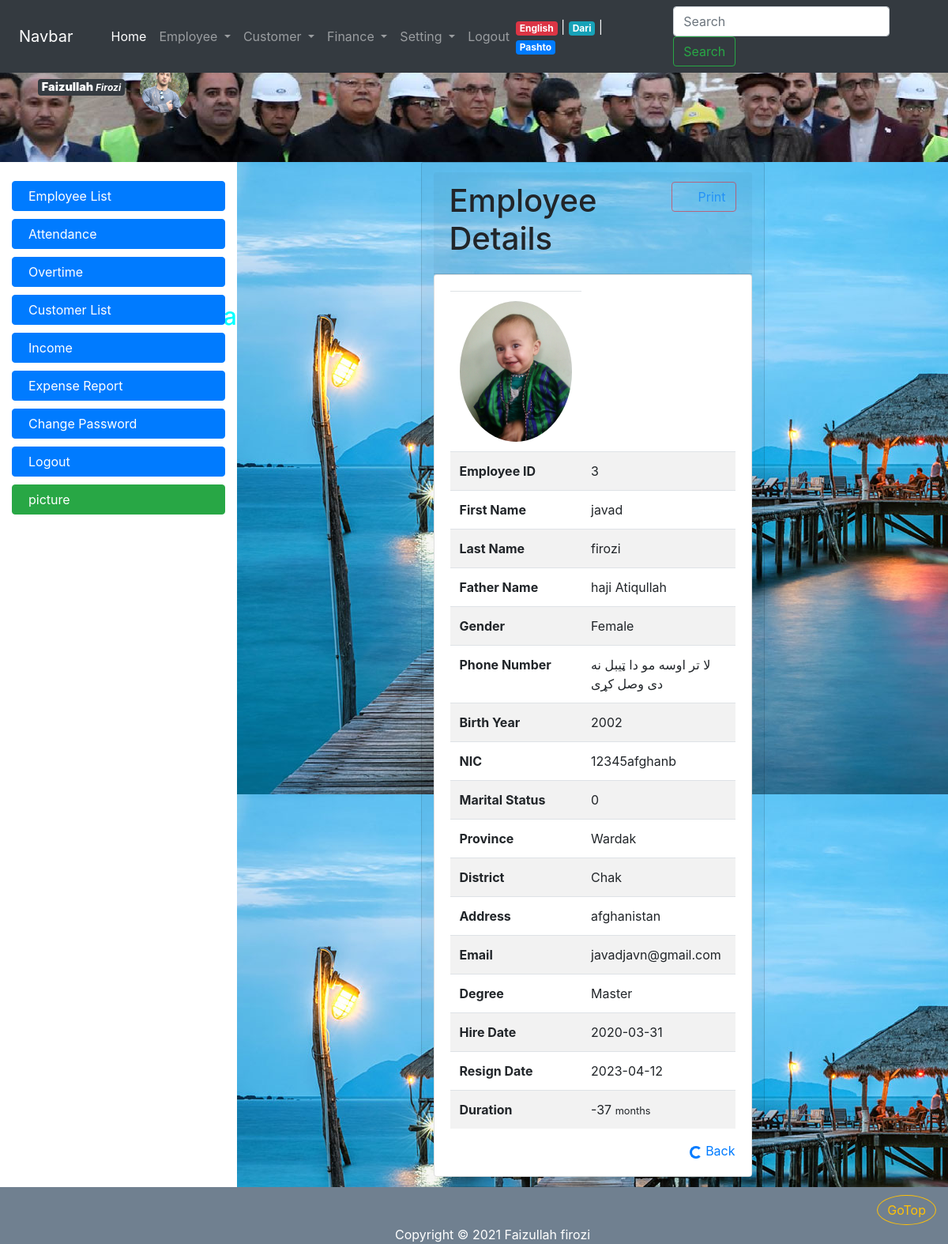
The page /employee_all_detail.php?employee_id=3 (signed in) on the database its author committed.
### tables this page shows
CREATE TABLE IF NOT EXISTS `employee` (
  `employee_id` int(11) NOT NULL AUTO_INCREMENT,
  `firstname` varchar(32) NOT NULL,
  `lastname` varchar(32) NOT NULL,
  `fathername` varchar(32) NOT NULL,
  `gender` tinyint(1) NOT NULL,
  `birth_year` int(11) NOT NULL,
  `nic` varchar(64) NOT NULL,
  `marital_status` tinyint(1) NOT NULL,
  `province_id` int(11) DEFAULT NULL,
  `district` varchar(64) NOT NULL,
  `address` varchar(255) DEFAULT NULL,
  `email` varchar(255) DEFAULT NULL,
  `degree_id` int(11) NOT NULL,
  `photo` varchar(128) DEFAULT NULL,
  `hire_date` date NOT NULL,
  `resign_date` date DEFAULT NULL,
  PRIMARY KEY (`employee_id`),
  UNIQUE KEY `nic` (`nic`),
  UNIQUE KEY `email` (`email`),
  KEY `employee_province_fk` (`province_id`),
  KEY `employee_degree_fk` (`degree_id`)
);

CREATE TABLE IF NOT EXISTS `province` (
  `province_id` int(11) NOT NULL AUTO_INCREMENT,
  `province_name` varchar(32) NOT NULL,
  PRIMARY KEY (`province_id`),
  UNIQUE KEY `province_name` (`province_name`)
);

CREATE TABLE IF NOT EXISTS `emp_degree` (
  `degree_id` int(11) NOT NULL AUTO_INCREMENT,
  `degree_name` varchar(32) NOT NULL,
  PRIMARY KEY (`degree_id`),
  UNIQUE KEY `degree_name` (`degree_name`)
);

### local/en.php (called while the page is built, shortened)
<?php
$banner_title = " Welcom To Breshna Compani Website ";
$menu_home = "Home";
$menu_employee = "Employee";
$menu_employee_list = "Employee List";
$menu_attendance = "Attendance";
$menu_overtime = "Overtime";
$menu_customer = "Customer";
$menu_finance = "Finance";
$menu_setting = "Setting";
$menu_change_password = "Change Password";
$menu_expense_report = "Expense Report";
$menu_customer_list = "Customer List";
$menu_income = "Income";
$menu_logout = "Logout";
$menu_lang_pashto = "Pashto";
$menu_lang_english = "English";
$menu_lang_dari = "Dari";
?>

### connection.php (called while the page is built, shortened)
<?php  ob_start();
			$server = "localhost";
			$username = "root";
			$password = "";
			$database = "breshna";
	$con = mysqli_connect($server, $username, $password);
	mysqli_select_db($con,$database);
	function getValue($value){
		global $con;
		return mysqli_real_escape_string($con, $value);
	}
?>

### employee_all_detail.php (the view, shortened to what this page needs)
<?php  require_once("top.php"); ?>
<?php require_once("connection.php"); ?>
    <?php
    $employee_detail = mysqli_query($con, "SELECT * , ROUND(DATEDIFF(hire_date, resign_date) / 30, 0) AS duration FROM employee INNER JOIN emp_degree ON emp_degree.degree_id = employee.degree_id  INNER JOIN province ON province.province_id = employee.province_id  WHERE employee_id=" . getValue($_GET["employee_id"]) );
    $row_employee_detail = mysqli_fetch_assoc($employee_detail);
    ?>
<div class="card card-header col-lg-6 offset-3">
    <div class="card-header">
        <?php require_once ("print.php"); ?>
        <h1> Employee  Details </h1>
        </div>
        <div class="card card-body" id="print-section">
        <table class="table table-striped table-hover ">
<tr>
<th  >Employee ID</th>
<td  ><?php echo $row_employee_detail["employee_id"]; ?></td>
</tr>
<tr>
<th  >First Name</th>
<td  ><?php echo $row_employee_detail["firstname"]; ?></td>
</tr>
<tr>
<th  >Last Name</th>
<td  ><?php echo $row_employee_detail["lastname"]; ?></td>
</tr>
<tr>
<th  >Father Name</th>
<td  ><?php echo $row_employee_detail["fathername"]; ?></td>
</tr>
<tr>
<th  >Gender</th>
<td  ><?php  if($row_employee_detail["gender"] == 0 ){echo "Male"; }else{echo "Female";};  ?></td>
</tr>
<tr>
<th  >Phone Number</th>
<td  ><?php echo "لا تر اوسه مو دا ټیبل نه دی وصل کړی" ?></td>
</tr>
<tr>
<th  >Birth Year</th>
<td  ><?php echo $row_employee_detail["birth_year"]; ?></td>
</tr>
<tr>
<th  >NIC</th>
<td  ><?php echo $row_employee_detail["nic"]; ?></td>
</tr>
<tr>
<th  >Marital Status</th>
<td  ><?php echo $row_employee_detail["marital_status"]; ?></td>
</tr>
<tr>
<th  >Province</th>
<td  ><?php echo $row_employee_detail["province_name"]; ?></td>
</tr>
<tr>
<th  >District</th>
<td  ><?php echo $row_employee_detail["district"]; ?></td>
</tr>
<tr>
<th  >Address</th>
<td  ><?php echo $row_employee_detail["address"]; ?></td>
</tr>
<tr>
<th  >Email</th>
<td  ><?php echo $row_employee_detail["email"]; ?></td>
</tr>
<tr>
<th  >Degree</th>
<td  ><?php echo $row_employee_detail["degree_name"]; ?></td>
</tr>
<tr>
<th  >Hire Date</th>
<td  ><?php echo $row_employee_detail["hire_date"]; ?></td>
</tr>
<tr>
<th  >Resign Date</th>
<td  ><?php echo $row_employee_detail["resign_date"]; ?></td>
</tr>
<tr>
<th  >Duration</th>
<td  ><?php echo $row_employee_detail["duration"]; ?> <small> months </small></td>
</tr>
            <thead>
            <tr >
<td class="text-center" ><img src="<?php echo $row_employee_detail["photo"]; ?>" class="embed-responsive rounded-circle" alt="Photo"></td>
            </tr>
            </thead>
        </table>
          <div class="">
    <a href="employee_list.php" class="float-right"> <span class="spinner-border spinner-border-sm " ></span> Back </a>
</div>
        </div>
</div>
<?php require_once("footer.php"); ?>

### top.php (shortened to what this page needs)
<?php
        if(isset($_SESSION["lang"])){
                 require_once($_SESSION["lang"]);
              }
              else {
                  require_once("local/en.php");
              }
?>
<!DOCTYPE html>
<html>
<head>
    <link rel="stylesheet" type="text/css" href="css/bootstrap.min.css">
    <link rel="stylesheet" type="text/css" href="css/bootstrap-grid.min.css">
    <link rel="stylesheet" type="text/css" href="css/bootstrap-reboot.min.css">
    <link  rel="stylesheet" type="text/css" href="cal/calendar-blue2.css"/>
    <link rel="stylesheet" type="text/css" href="css/style.css">
    <link rel="stylesheet" type="text/css" href="sliderengine/amazingslider-1.css">
</head>
<body>
    <div class="container col-lg-12 col-md-12 col-sm-12 col-xs-12">
        <div id="banner" class="row">
            <?php if(isset($_SESSION["login"])) { ?>
                <?php
                $server = "localhost";
                $username = "root";
                $password = "";
                $database = "breshna";
                $con = mysqli_connect($server, $username, $password);
                mysqli_select_db($con,$database);
                $photo = mysqli_query($con, "SELECT photo, firstname, lastname FROM employee WHERE employee_id=". $_SESSION["login"]);
                $row_photo = mysqli_fetch_assoc($photo);
                ?>
                <div class="mx-5 m-4"  >
    <span class="badge badge-dark" >
    <big ><b ><?php echo $row_photo["firstname"]; ?></b></big>
    <i ><?php echo $row_photo["lastname"]; ?></i>
</span>
                    <img class="rounded-circle col-lg-1 co-md-3 col-sm-2 col-xs-3 " src="<?php echo $row_photo["photo"]; ?>"  alt="د برښنا شرکت ویب سایټ ته ښه راغلاست">
                </div>
            <?php } ?>
            <h3 id="bannerh1" class="col-lg-8  col-md-7 col-sm-7 col-xs-12" ><marquee <?php if (isset($_SESSION["lang"]) && $_SESSION["lang"] != "local/en.php"){ echo 'direction="right"';  }; ?> > <?php echo $banner_title; ?> </marquee></h3>
    </div>
       <div id="menu" class="row fixed-top">
       <?php  if(isset($_SESSION["login"])) {  ?>
           <nav class="navbar navbar-expand-lg navbar-dark fixed-top bg-dark col-lg-12 ">
               <a  class="navbar-brand mx-4" href="#">Navbar</a>
               <div class="collapse navbar-collapse mx-3" id="navbarSupportedContent">
                   <ul class="navbar-nav mr-auto">
                       <li class="nav-item active">
                           <a class="nav-link" href="home.php"><?php echo $menu_home; ?><span class="sr-only">(current)</span></a>
                       </li>
                       <li class="nav-item dropdown">
                           <a class="nav-link dropdown-toggle" href="#" id="navbarDropdown" role="button" data-toggle="dropdown" aria-haspopup="true" aria-expanded="false">
                               <?php echo $menu_employee; ?>
                           </a>
                       </li>
                       <li class="nav-item dropdown">
                           <a class="nav-link dropdown-toggle" href="#" id="navbarDropdown" role="button" data-toggle="dropdown" aria-haspopup="true" aria-expanded="false">
                               <?php echo $menu_customer; ?>
                           </a>
                       </li>
                       <li class="nav-item dropdown">
                           <a class="nav-link dropdown-toggle" href="#" id="navbarDropdown" role="button" data-toggle="dropdown" aria-haspopup="true" aria-expanded="false">
                               <?php echo $menu_finance; ?>
                           </a>
                       </li>
                       <li class="nav-item dropdown">
                           <a class="nav-link dropdown-toggle" href="#" id="navbarDropdown" role="button" data-toggle="dropdown" aria-haspopup="true" aria-expanded="false">
                               <?php echo $menu_setting; ?>
                           </a>
                       </li>
                       <li class="nav-item">
                           <a class="nav-link" href="logout.php" ><?php echo $menu_logout; ?></a>
                       </li>
                   </ul>
                       <span class="nav-item text-light mr-5">
                           <a href="switch.php?lang=en" class="badge badge-danger"> <?php echo $menu_lang_english; ?> </a> |
                           <a href="switch.php?lang=dr" class="badge badge-info"> <?php echo $menu_lang_dari; ?> </a> |
                           <a href="switch.php?lang=ps" class="badge badge-primary"> <?php echo $menu_lang_pashto; ?> </a>
                       </span>
                   <form class="form-inline my-2 my-lg-0">
                       <input class="form-control mr-sm-2" type="search" placeholder="Search" aria-label="Search">
                       <button class="btn btn-outline-success my-1 my-sm-0" type="submit">Search</button>
                   </form>
               </div>
           </nav>
        <?php  } ?>
    </div>
    <div id="body" class="row">
        <?php if (isset($_SESSION["login"])) { ?>
        <div id="nav-bar" class="col-lg-3 col-md-3 col-sm-4 col-xs-12">
            <br>
            <a class="btn btn-primary" href="employee_list.php"><span class="glyphicon glyphicon-th-list"></span> <?php echo $menu_employee_list; ?></a>
            <a class="btn btn-primary" href="employee_attendance.php"><span class="glyphicon glyphicon-calendar"></span> <?php echo $menu_attendance; ?></a>
            <a class="btn btn-primary" href="employee_overtime.php"><span class="glyphicon glyphicon-time"></span><?php echo $menu_overtime; ?> </a>
            <a class="btn btn-primary" href="customer_list.php"><span class="glyphicon glyphicon-user"></span><?php echo $menu_customer_list; ?></a>
            <a class="btn btn-primary" href="#"><span class="glyphicon glyphicon-usd"></span><span class="glyphicon glyphicon-chevron-right"></span> <?php echo $menu_income; ?></a>
            <a class="btn btn-primary" href="#"><span class="glyphicon glyphicon-usd"></span><span class="glyphicon glyphicon-chevron-left"></span> <?php echo $menu_expense_report; ?></a>
            <a id="btn" class="btn btn-primary" href="change_password.php"><span class="glyphicon glyphicon-lock"></span> <?php echo $menu_change_password; ?> </a>
            <a id="btn" class="btn btn-primary" href="logout.php"><span class="glyphicon glyphicon-log-out"></span> <?php echo $menu_logout; ?> </a>
            <a class="btn btn-success" href="pic.php"><span class="glyphicon glyphicon-picture"></span> picture </a>
        </div>
        <?php }  ?>
        <?php if (isset($_SESSION["login"])) { ?>
        <div id="content" class="col-lg-9 col-md-9 col-sm-8 col-xs-12">
<?php } else { ?>
            <div id="content" class="col-lg-12 col-md-12 col-sm-12 col-xs-12">
                <?php  } ?>

### css/style.css (style rules this page uses)
* { margin: 0; padding: 0; }
.container { width: 100%; }
#banner { margin-top: 55px; height: 150px; background-image: url(../images/thems/Untitled.png); }
#bannerh1 { font-size: 30px; margin-top: -60px; color: aqua; }
#nav-bar { min-height: 500px; }
#nav-bar a { display: block; margin-bottom: 10px; text-align: left; padding-left: 20px; }
#content { min-height: 750px; background-image: url(../images/thems/img10.jpg); }

### rows shown on the page
employee: firstname "Faizullah", lastname "Firozi", photo (picture)
employee: employee_id "3", firstname "javad", lastname "firozi", fathername "haji Atiqullah", birth_year "2002", nic "12345afghanb", marital_status "0", province.province_name "Wardak", district "Chak", address "afghanistan", email "javadjavn@gmail.com", degree.degree_name "Master", hire_date "2020-03-31", resign_date "2023-04-12", photo (picture)

### other values the page prints
$banner_title "Welcom To Breshna Compani Website"
$menu_home "Home"
$menu_employee "Employee"
$menu_customer "Customer"
$menu_finance "Finance"
$menu_setting "Setting"
$menu_logout "Logout"
$menu_lang_english "English"
$menu_lang_dari "Dari"
$menu_lang_pashto "Pashto"
$menu_employee_list "Employee List"
$menu_attendance "Attendance"
$menu_overtime "Overtime"
$menu_customer_list "Customer List"
$menu_income "Income"
